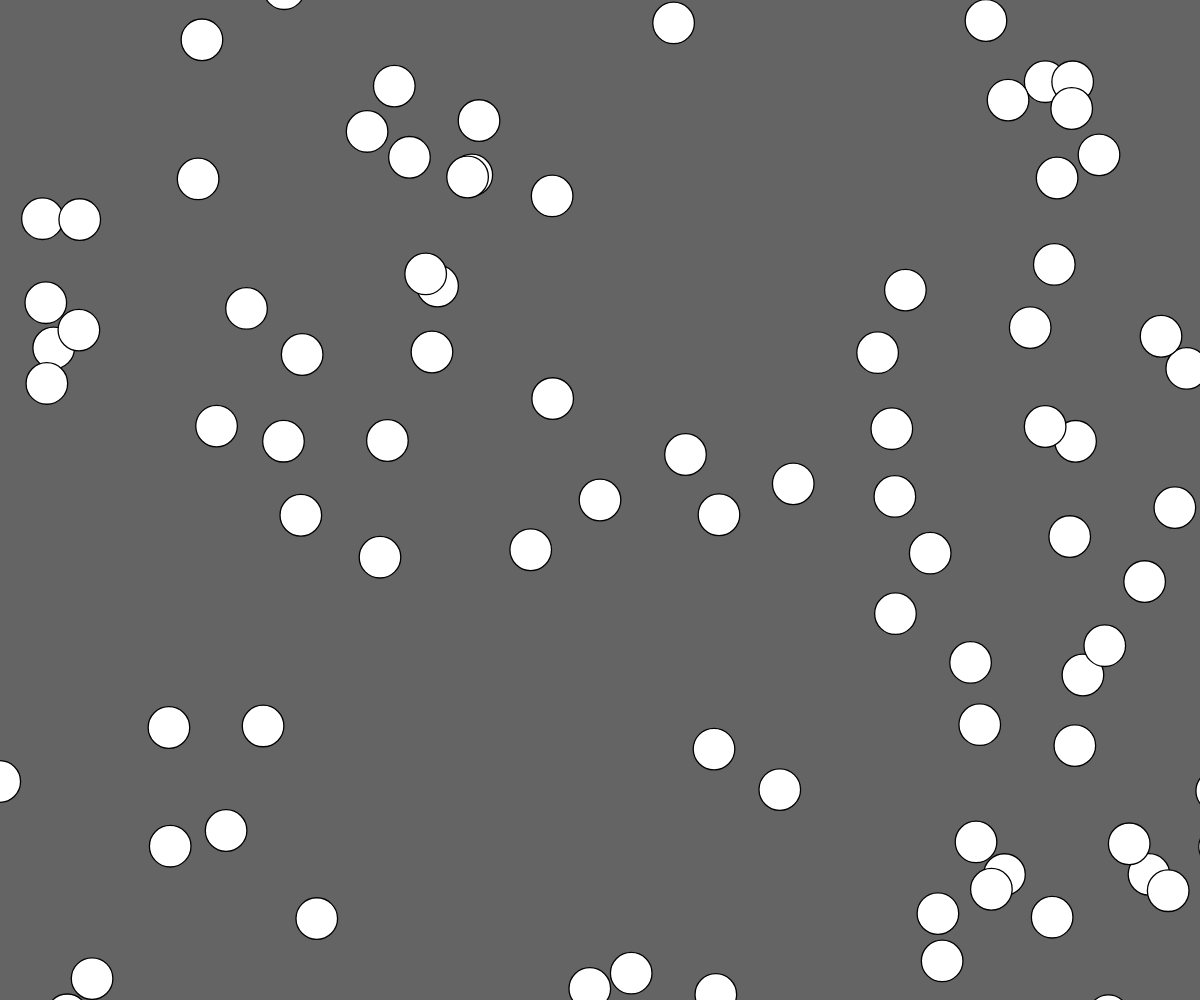
Frame 1 (no input)
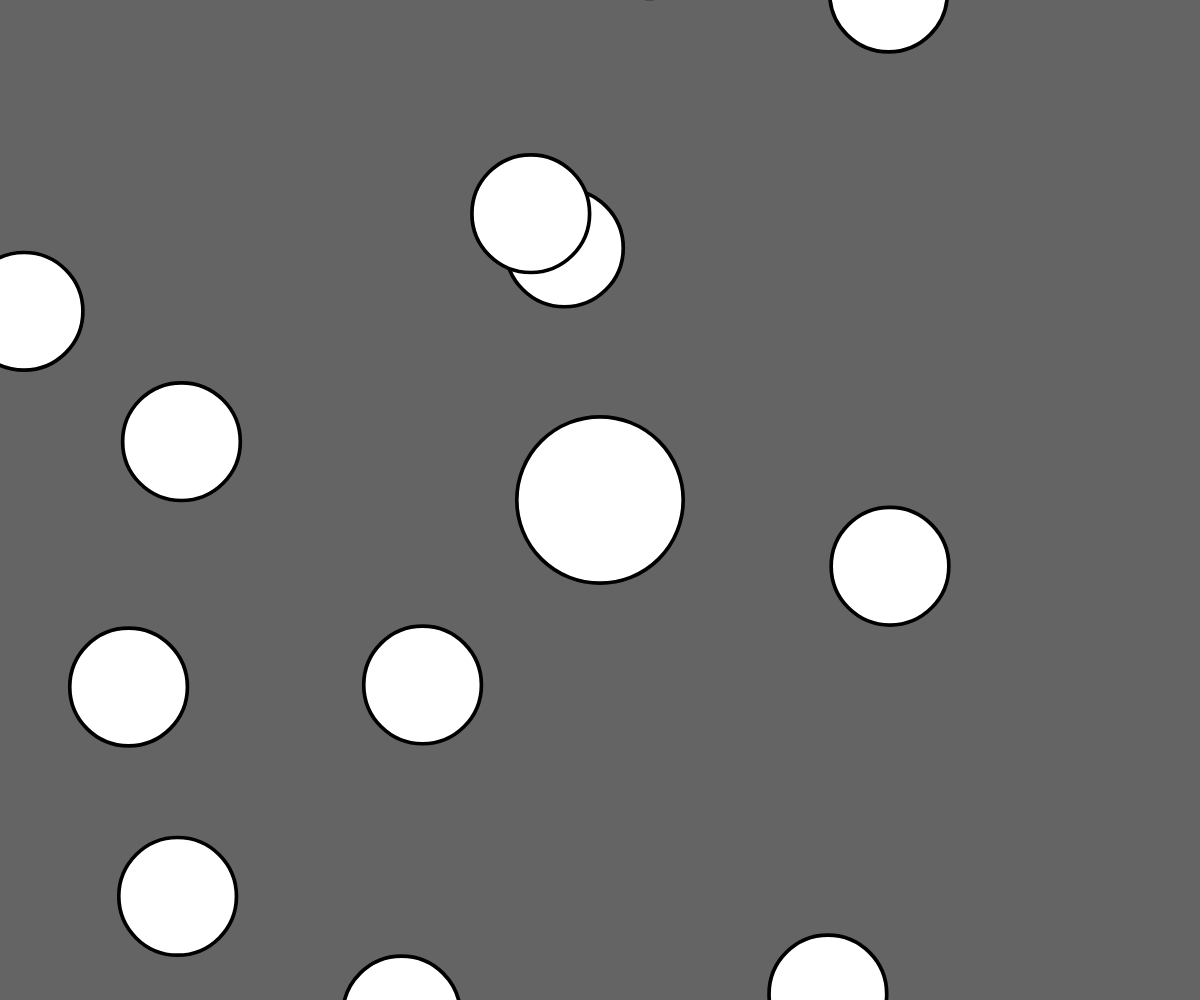
Frame 60 (no input)
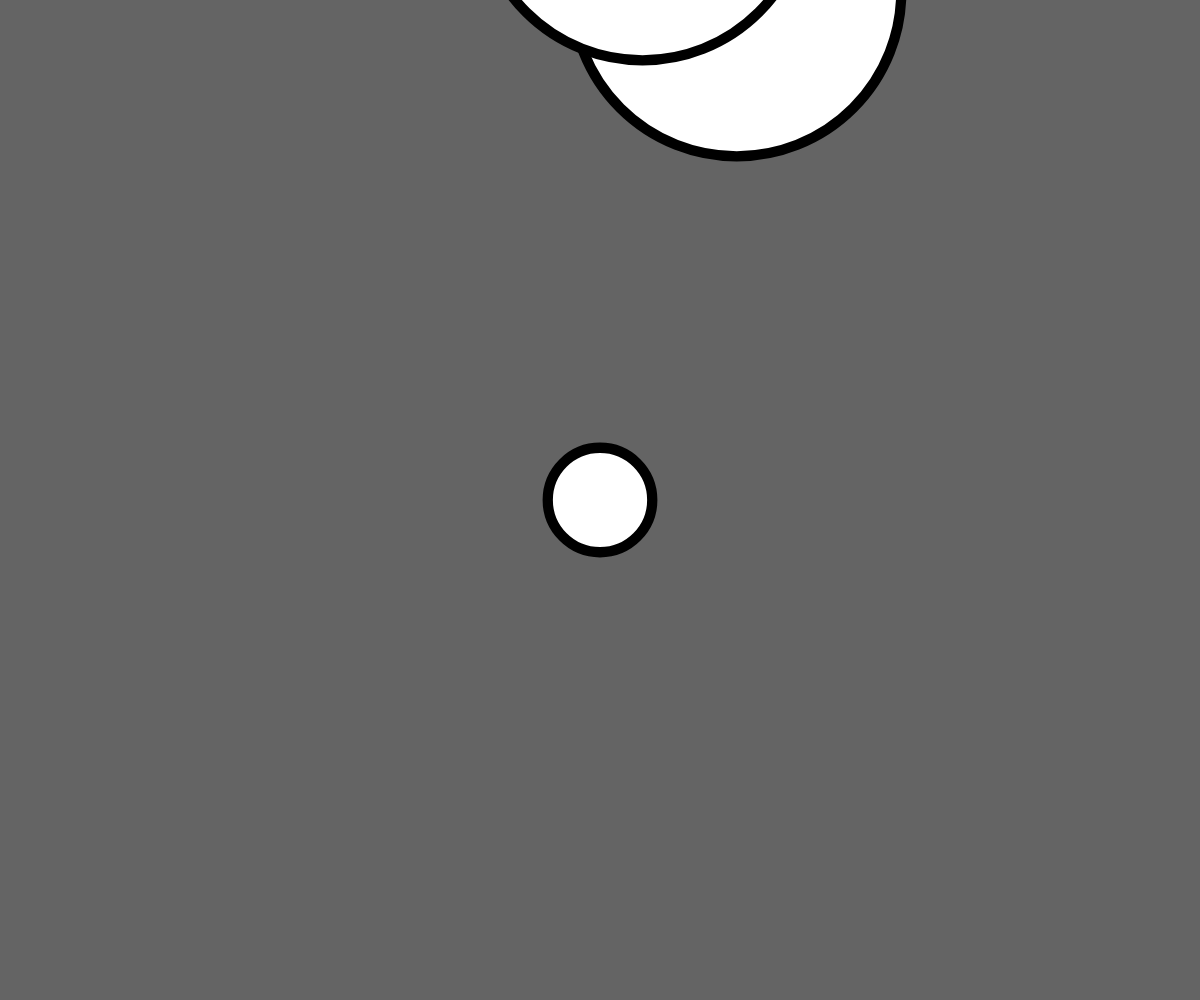
Frame 120 (the mouse pressed at the canvas centre since frame 60)

The p5.js sketch that drew these frames (run headless with seeded random() and noise() and a simulated clock; from frame 60 on, the mouse is pressed at the canvas centre):

// p5.js sketch
// ── sketch.js
var blob;
var enemy;
var enemy1;
var enemy2;
var enemy3;
var enemy4;
var blobs = [];
var zoom = 1;


function setup() {
  createCanvas(windowWidth, windowHeight);
  blob = new Blob(0, 0, 16);
  enemy = new Blob(random(width), random(height), 16)
  enemy1 = new Blob(random(width), random(height), 16)
  enemy2 = new Blob(random(width), random(height), 16)
  enemy3 = new Blob(random(width), random(height), 16)
  enemy4 = new Blob(random(width), random(height), 16)
  for (var i = 0; i < 500; i++) {
    var x = random(-width,width);
    var y = random(-height, height);
    blobs[i] = new Blob(x, y, 16);
  }
}

function draw() {
  background(100);
  //smoother eating transitions
  translate(width/2, height/2);
  var newzoom = 64 / blob.r;
  zoom = lerp(zoom, newzoom, 0.1);
  scale(zoom);
  translate(-blob.pos.x, -blob.pos.y);
 // using the eating function below, this section covers how the smaller ellipse is removed. we created an empty array at the start called blobs, which is filled with the generated blobs upon start. Once the eating function returns a true value, the blob is "spliced" / removed from the array.
 for (var i = blobs.length - 1; i >= 0; i--) {
    blobs[i].show();
    if (blob.eats(blobs[i])) {
      blobs.splice(i, 1);
    }
    if (enemy.eats(blobs[i])) {
      blobs.splice(i, 1);
    }
    if (enemy1.eats(blobs[i])) {
      blobs.splice(i, 1);
    }
    if (enemy2.eats(blobs[i])) {
      blobs.splice(i, 1);
    }
    if (enemy3.eats(blobs[i])) {
      blobs.splice(i, 1);
    }
    if (enemy4.eats(blobs[i])) {
      blobs.splice(i, 1);
    } 
    if(blob.eats(enemy)) {
      enemy.splice();
  }

  }







  blob.show();
  blob.update();
  enemy.show();
  enemy.move();
  enemy1.show();
  enemy1.move();
  enemy2.show();
  enemy2.move();
  enemy3.show();
  enemy3.move();
  enemy4.show();
  enemy4.move();


}
//creates both character blob, and smaller blobs
function Blob(x, y, r) {
  this.pos = createVector(x, y);
  this.r = r;
  this.vel = createVector(0,0);
  this.xspeed=2;
  this.yspeed=2;
  this.xdirection=random(2);
  this.ydirection=random(2);

  this.update = function() {
    var newvel = createVector(mouseX-width/2, mouseY-height/2);
    mag = 3
    if(mouseIsPressed) {
      mag = mag + 10
      this.r = this.r*0.975
    }
    newvel.setMag(mag);
    this.vel.lerp(newvel, 0.1)
    this.pos.add(this.vel);
    }
  
  this.eats = function(other) {
    //This is the Eating function, where if the distance between the player and the ellipse is smaller than the two radii added together, they are touching 
    var d = p5.Vector.dist(this.pos, other.pos);
    if (d < this.r + other.r){
      var sum = PI * this.r * this.r + PI * other.r * other.r
      this.r = sqrt(sum / PI);
      //this.r += other.r
      return true;
    } else{
      return false;
    }
  }
  
  this.move = function() {
    this.pos.x+=this.xspeed*this.xdirection
    this.pos.y+=this.yspeed*this.ydirection
    if(this.pos.x>1920||this.pos.x<-1920){       
      this.xdirection=-this.xdirection;
    }
    if(this.pos.y>1080||this.pos.y<-1080){
      this.ydirection=-this.ydirection;
    }
  }
  

  this.show = function() {
    fill(255);
    ellipse(this.pos.x, this.pos.y, this.r*2, this.r*2)
  }

}  






class AI{
 constructor(tempx,tempy){
   this.x=tempx;
   this.y=tempy;
   this.r=30;
   this.xspeed=2;
   this.yspeed=2;
   this.xdirection=random(2);
   this.ydirection=random(2);
 }
  display(){
    noStroke();
  ellipse(this.x,this.y,this.r);
  }
  move(){
  this.x+=this.xspeed*this.xdirection
  this.y+=this.yspeed*this.ydirection
  if(this.x>1920||this.x<-1920){       
      this.xdirection=-this.xdirection;
    }
    if(this.y>1080||this.y<-1080){
      this.ydirection=-this.ydirection;
    }
  }
  consume(Blob){
    var g = p5.Vector.dist(this.pos, Blob.pos);
    if (g < this.r + Blob.r){
      var eq = PI * this.r * this.r + PI * Blob.r * Blob.r
      this.r = sqrt(eq / PI);
      return true;
    } else{
      return false;
    }
  } 
}
